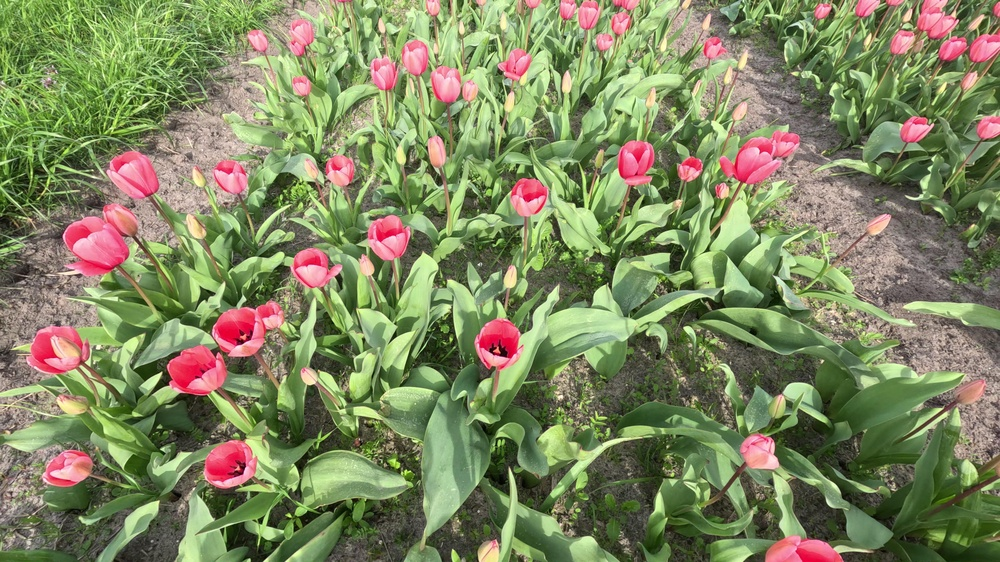
#> input picture code/data/imagestulips/Tulpen.jpg, 1000 x 562 px, shrunk from 5312 x 2988 before the run, found by its file name
$ python selectHSVcolors.py
#> lines starting #> are read from the running program, lines starting #| are printed output that depends on the picture; after the words box and inside, x2 and y2 are one past the last pixel; in counts of white or black regions, pixels touching at a corner belong together
# source https://stackoverflow.com/questions/10948589/choosing-the-correct-upper-and-lower-hsv-boundaries-for-color-detection-withcv/48367205#48367205
import cv2
import numpy as np

def nothing(x):
    pass

# Load image
image = cv2.imread(r"C:\Users\kristel\stenden\data\imagestulips\Tulpen.jpg")
#> image is the input picture: shape (562, 1000, 3); mean B, G, R 95.5, 134.8, 127.3

# Create a window
cv2.namedWindow('image')

# Create trackbars for color change
# Hue is from 0-179 for Opencv
cv2.createTrackbar('HMin', 'image', 0, 179, nothing)
#> slider 'HMin' is set to 35
cv2.createTrackbar('SMin', 'image', 0, 255, nothing)
#> slider 'SMin' is set to 51
cv2.createTrackbar('VMin', 'image', 0, 255, nothing)
#> slider 'VMin' is set to 51
cv2.createTrackbar('HMax', 'image', 0, 179, nothing)
#> slider 'HMax' is set to 179
cv2.createTrackbar('SMax', 'image', 0, 255, nothing)
#> slider 'SMax' is set to 255
cv2.createTrackbar('VMax', 'image', 0, 255, nothing)
#> slider 'VMax' is set to 255

# Set default value for Max HSV trackbars
cv2.setTrackbarPos('HMax', 'image', 179)
cv2.setTrackbarPos('SMax', 'image', 255)
cv2.setTrackbarPos('VMax', 'image', 255)

# Initialize HSV min/max values
hMin = sMin = vMin = hMax = sMax = vMax = 0
phMin = psMin = pvMin = phMax = psMax = pvMax = 0

while(1):
    # Get current positions of all trackbars
    hMin =cv2.getTrackbarPos('HMin', 'image')
    sMin = cv2.getTrackbarPos('SMin', 'image')
    vMin = cv2.getTrackbarPos('VMin', 'image')
    hMax = cv2.getTrackbarPos('HMax', 'image')
    sMax = cv2.getTrackbarPos('SMax', 'image')
    vMax = cv2.getTrackbarPos('VMax', 'image')

    # Set minimum and maximum HSV values to display
    lower = np.array([hMin, sMin, vMin])
    upper = np.array([hMax, sMax, vMax])

    # Convert to HSV format and color threshold
    hsv = cv2.cvtColor(image, cv2.COLOR_BGR2HSV)
#> hsv: shape (562, 1000, 3); mean H, S, V 47.8, 94.6, 145.8
    mask = cv2.inRange(hsv, lower, upper)
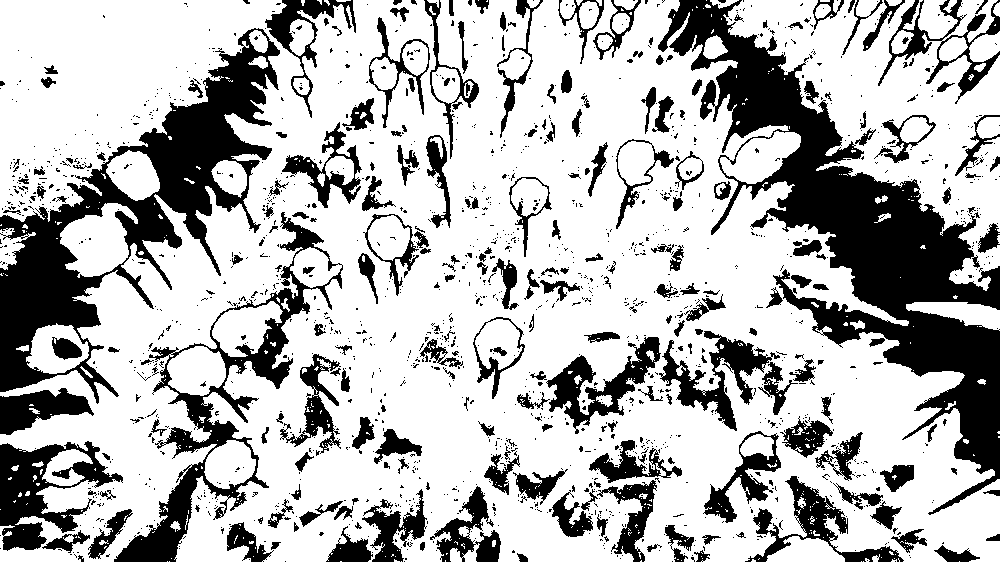
#> mask: shape (562, 1000); 71.6% white; 1605 black regions (1368 under 20 px), largest, box (x1, y1, x2, y2) and area: (658, 0, 1000, 515) 43936, (0, 28, 280, 404) 28000, (114, 212, 343, 562) 10945
    result = cv2.bitwise_and(image, image, mask=mask)
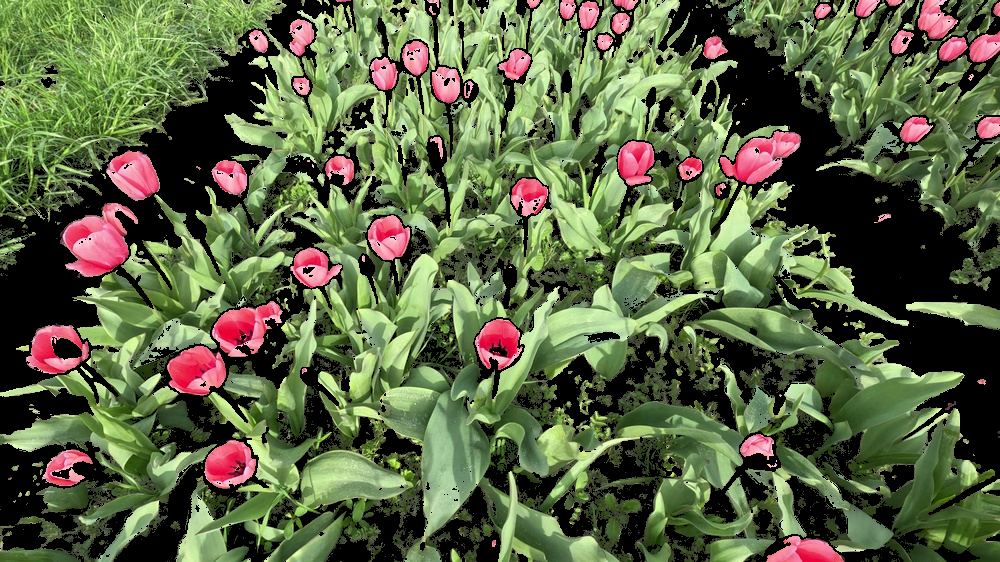
#> result: shape (562, 1000, 3); mean B, G, R 67.1, 101.3, 91.3

    # Print if there is a change in HSV value
    if((phMin != hMin) | (psMin != sMin) | (pvMin != vMin) | (phMax != hMax) | (psMax != sMax) | (pvMax != vMax) ):
        print("(hMin = %d , sMin = %d, vMin = %d), (hMax = %d , sMax = %d, vMax = %d)" % (hMin , sMin , vMin, hMax, sMax , vMax))
        phMin = hMin
        psMin = sMin
        pvMin = vMin
        phMax = hMax
        psMax = sMax
        pvMax = vMax

    # Display result image
    cv2.imshow('image', result)
    if cv2.waitKey(10) & 0xFF == ord('q'):
#> (key q is pressed here)
        break

cv2.destroyAllWindows()
